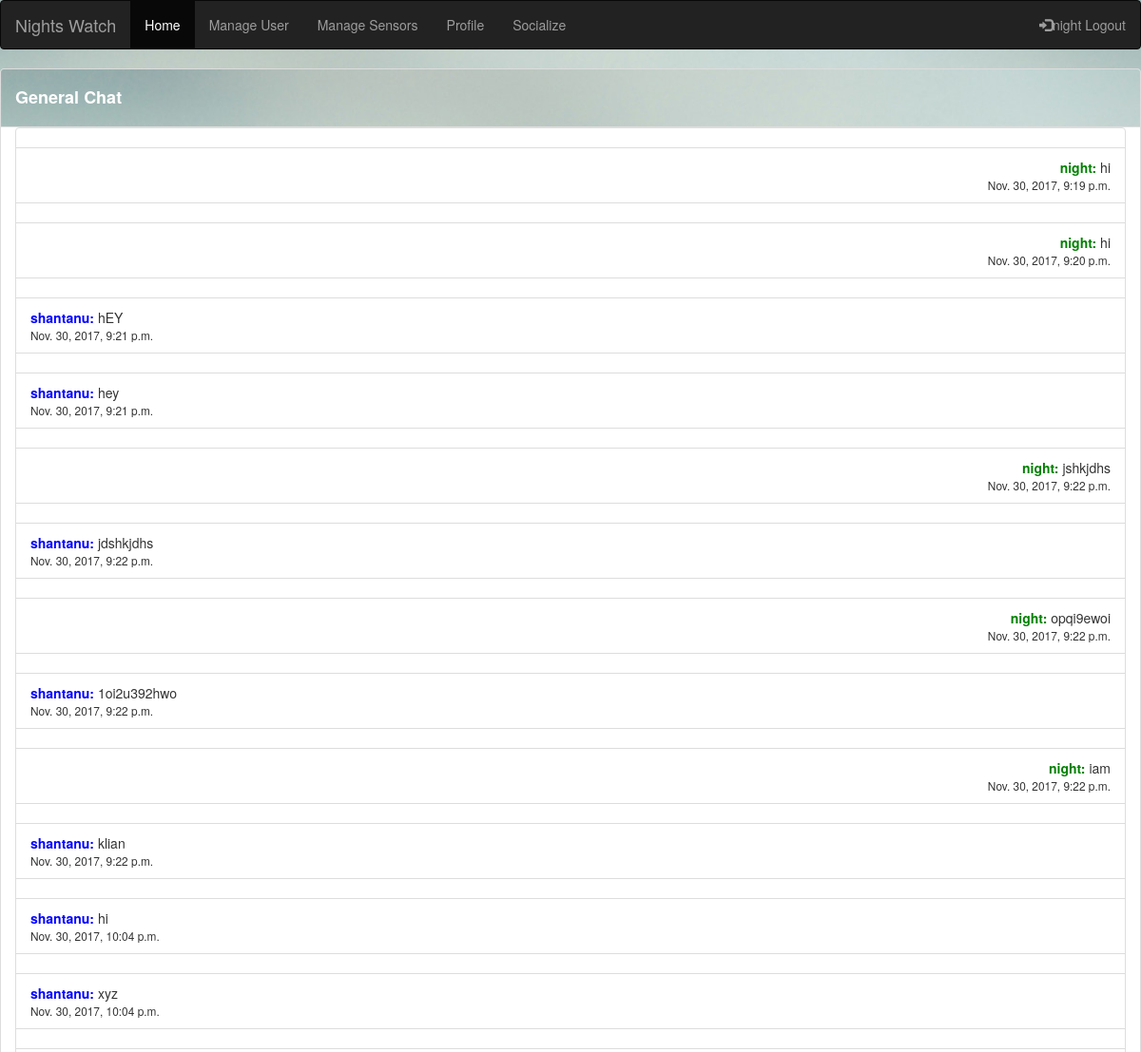
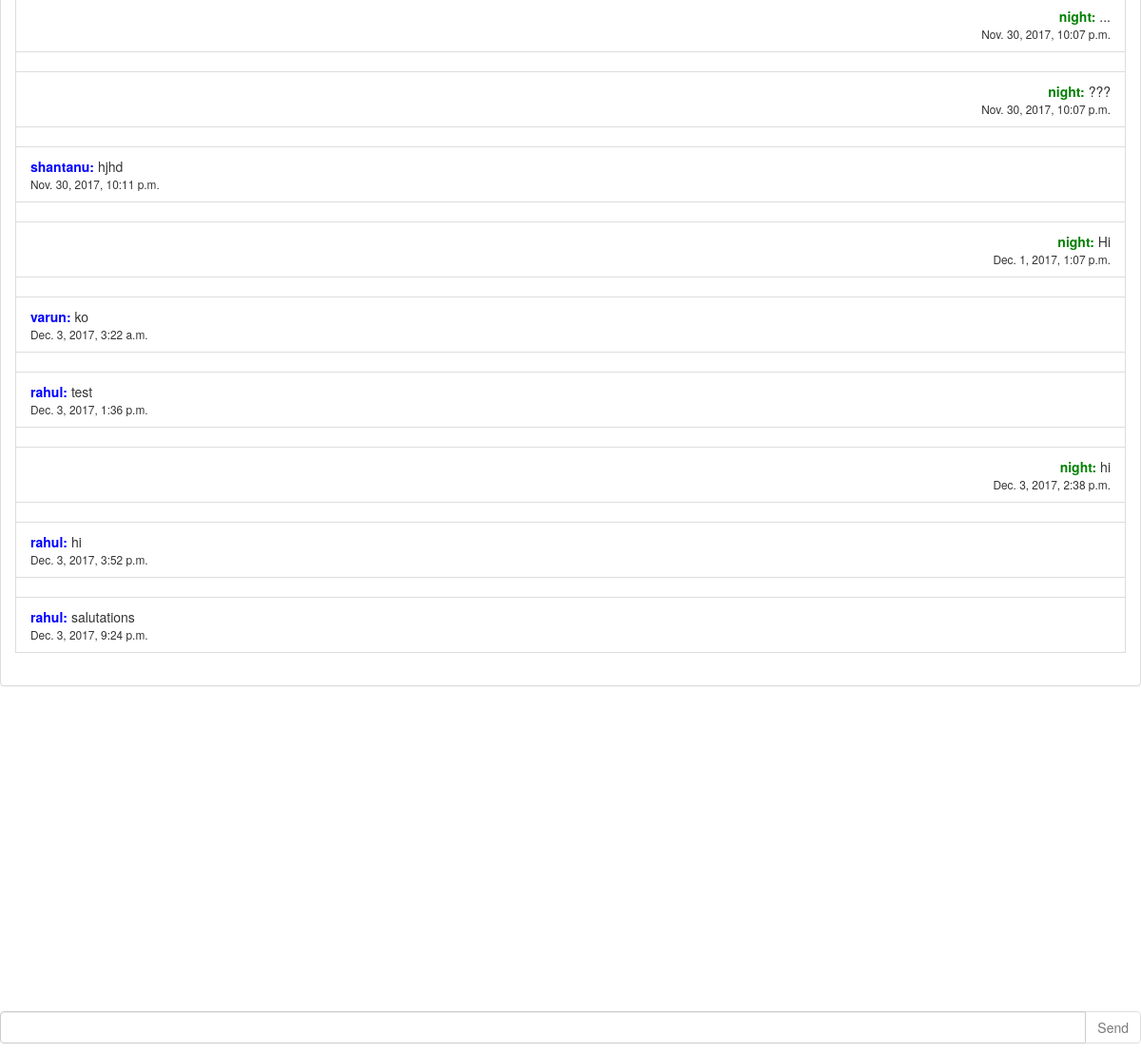
The app's page /demosky/chat_box/ (signed in) with its own data (2 pictures, top to bottom).
### demosky/models.py (models this page shows, shortened)
class Chat(models.Model): # creating chat table in database
    created = models.DateTimeField(auto_now_add=True)
    topic=models.CharField(max_length=100)
    user = models.ForeignKey(User)
    message = models.CharField(max_length=200)

### demosky/views.py (the view)
@login_required
@user_passes_test(token_check, login_url='/demosky/verify-user/')
def Chatbox(request):
    c = Chat.objects.filter(topic= '')
    return render(request, "demosky/chat_box.html", {'home': 'active', 'chat': c})

### demosky/views.py (called while the page is built)
def token_check(user):
    newEmailUser = UserProfile.objects.get(user=user)
    return newEmailUser.token_valid

### demosky/templates/demosky/chat_box.html (shortened to what this page needs)
{% load staticfiles %}
{% load static %}
<html>
<body background="/static/DarkSky-Dev/imgs/Background.jpg">
<div class="wrapper">
<nav class="navbar navbar-inverse" >
  <div class="container-fluid" >
    <div class="navbar-header">
      <a class="navbar-brand" href="/demosky/">Nights Watch</a>
    </div>
    <ul class="nav navbar-nav" id="thenavigation">
      <li class="active"><a href="/demosky/">Home</a></li>
      {% if user.is_staff %}
        <li ><a href="/demosky/manage-user">Manage User</a></li>
        <li ><a href="/demosky/manage-sensors">Manage Sensors</a></li>
      {% endif %}
    </ul>
    {% if user.is_authenticated %}
          <ul class="nav navbar-nav">
              <li><a href="/demosky/profile">Profile</a></li>
              <li><a href="/demosky/search">Socialize</a></li>
          </ul>
       <ul class="nav navbar-nav navbar-right">
         <li><a href="/demosky/logout/"><span class="glyphicon glyphicon-log-in"></span>{{request.user}} Logout</a></li>
       </ul>
     {% else %}
       <ul class="nav navbar-nav navbar-right">
        <li><a href="/demosky/register/"><span class="glyphicon glyphicon-user"></span> Register</a></li>
         <li><a href="/demosky/login/"><span class="glyphicon glyphicon-log-in"></span> Login</a></li>
       </ul>
     {% endif %}
  </div>
</nav>
</div>
</body>
<head>
    <link rel="stylesheet" href="http://maxcdn.bootstrapcdn.com/bootstrap/3.3.5/css/bootstrap.min.css">
    <link rel="stylesheet" href="{% static "DarkSky-Dev/css/chat.css" %}">
</head>
<body>
    <div id="chat-body" class="panel panel-default">
        {% if topic != NULL %}
             <div class="panel-heading custom_class">Discussion Topic: {{topic}} </div>
        {% else %}
             <div class ="panel-heading custom_class"><h4><b class="headers"> General Chat </b></h4></div>
        {% endif %}
        <div id="msg-list-div" class="panel-body">
            <ul id="msg-list" class="list-group">
                {% for obj in chat %}
                        {% if obj.user == request.user %}
                            <li class="text-right list-group-item"></li>
                        <li class="text-right list-group-item"><b><font color ='green'>{{ obj.user }}:</font></b> {{ obj.message }}<br><small>{{obj.created}}</small></li>
                        {% else %}
                            <li class="text-left list-group-item"></li>
                        <li class="text-left list-group-item"><b><font color = 'blue'>{{ obj.user}}:</font></b> {{ obj.message }}<br><small>{{obj.created}}</small></li>
                        {% endif %}
                    {% empty %}
                        <li class="text-right list-group-item">No messages yet!</li>
                {% endfor %}
            </ul>
        </div>
    </div>
    <form id="chat-form" method="post" action="post/" autocomplete="off">
            <div id="chat-bottom" class="input-group">
                <input type="text" onkeyup="textCounter(this,'counter',99);" id="chat-msg" name="chat-msg" maxlength="99" class="form-control" />
                <span class="input-group-btn">
                    <input class="btn btn-default" id="send" type="submit" value="Send"/>
                </span class>
            </div>
    </form>
</body>
</html>

### static/DarkSky-Dev/css/chat.css (style rules this page uses)
body { background: url('/static/DarkSky-Dev/imgs/Background.jpg'); background-repeat: no-repeat; background-position: top center; background-attachment: fixed; width: 100%; height: 90%; }
#chat-bottom { position: fixed; bottom: 10px; }
.panel-body { overflow-y: scroll; height: 85%; }
.panel > .panel-heading { background-image: url('/static/DarkSky-Dev/imgs/Background.jpg'); color: white; }

### records on screen
Chat: user "night", message "hi", created "Nov. 30, 2017, 9:19 p.m."
Chat: user "night", message "hi", created "Nov. 30, 2017, 9:20 p.m."
Chat: user "shantanu", message "hEY", created "Nov. 30, 2017, 9:21 p.m."
Chat: user "shantanu", message "hey", created "Nov. 30, 2017, 9:21 p.m."
Chat: user "night", message "jshkjdhs", created "Nov. 30, 2017, 9:22 p.m."
Chat: user "shantanu", message "jdshkjdhs", created "Nov. 30, 2017, 9:22 p.m."
Chat: user "night", message "opqi9ewoi", created "Nov. 30, 2017, 9:22 p.m."
Chat: user "shantanu", message "1oi2u392hwo", created "Nov. 30, 2017, 9:22 p.m."
Chat: user "night", message "iam", created "Nov. 30, 2017, 9:22 p.m."
Chat: user "shantanu", message "klian", created "Nov. 30, 2017, 9:22 p.m."
Chat: user "shantanu", message "hi", created "Nov. 30, 2017, 10:04 p.m."
Chat: user "shantanu", message "xyz", created "Nov. 30, 2017, 10:04 p.m."
Chat: user "night", message "...", created "Nov. 30, 2017, 10:07 p.m."
Chat: user "night", message "???", created "Nov. 30, 2017, 10:07 p.m."
Chat: user "shantanu", message "hjhd", created "Nov. 30, 2017, 10:11 p.m."
Chat: user "night", message "Hi", created "Dec. 1, 2017, 1:07 p.m."
Chat: user "varun", message "ko", created "Dec. 3, 2017, 3:22 a.m."
Chat: user "rahul", message "test", created "Dec. 3, 2017, 1:36 p.m."
Chat: user "night", message "hi", created "Dec. 3, 2017, 2:38 p.m."
Chat: user "rahul", message "hi", created "Dec. 3, 2017, 3:52 p.m."
Chat: user "rahul", message "salutations", created "Dec. 3, 2017, 9:24 p.m."

### other values on screen
{{ request.user }} "night"
